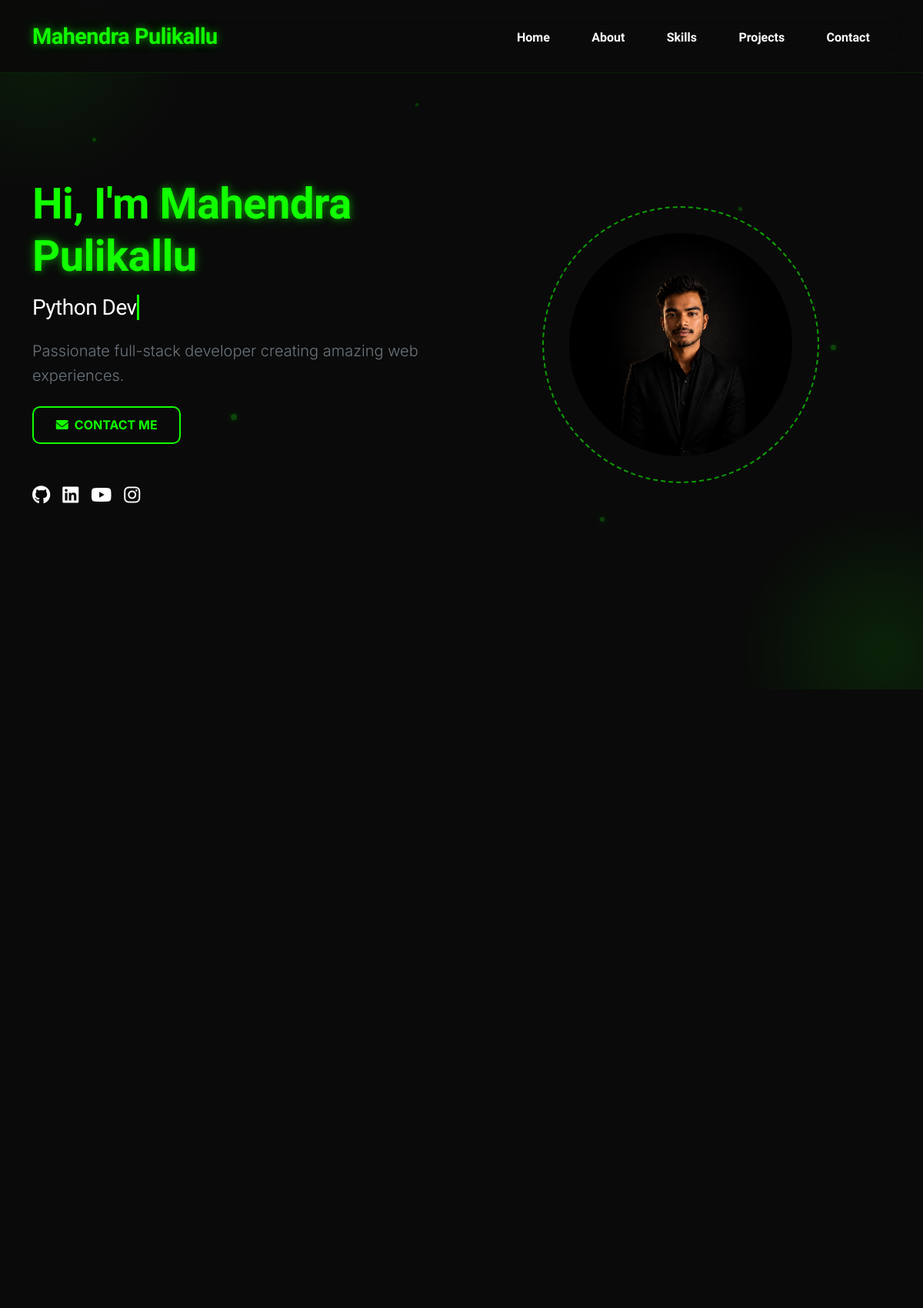
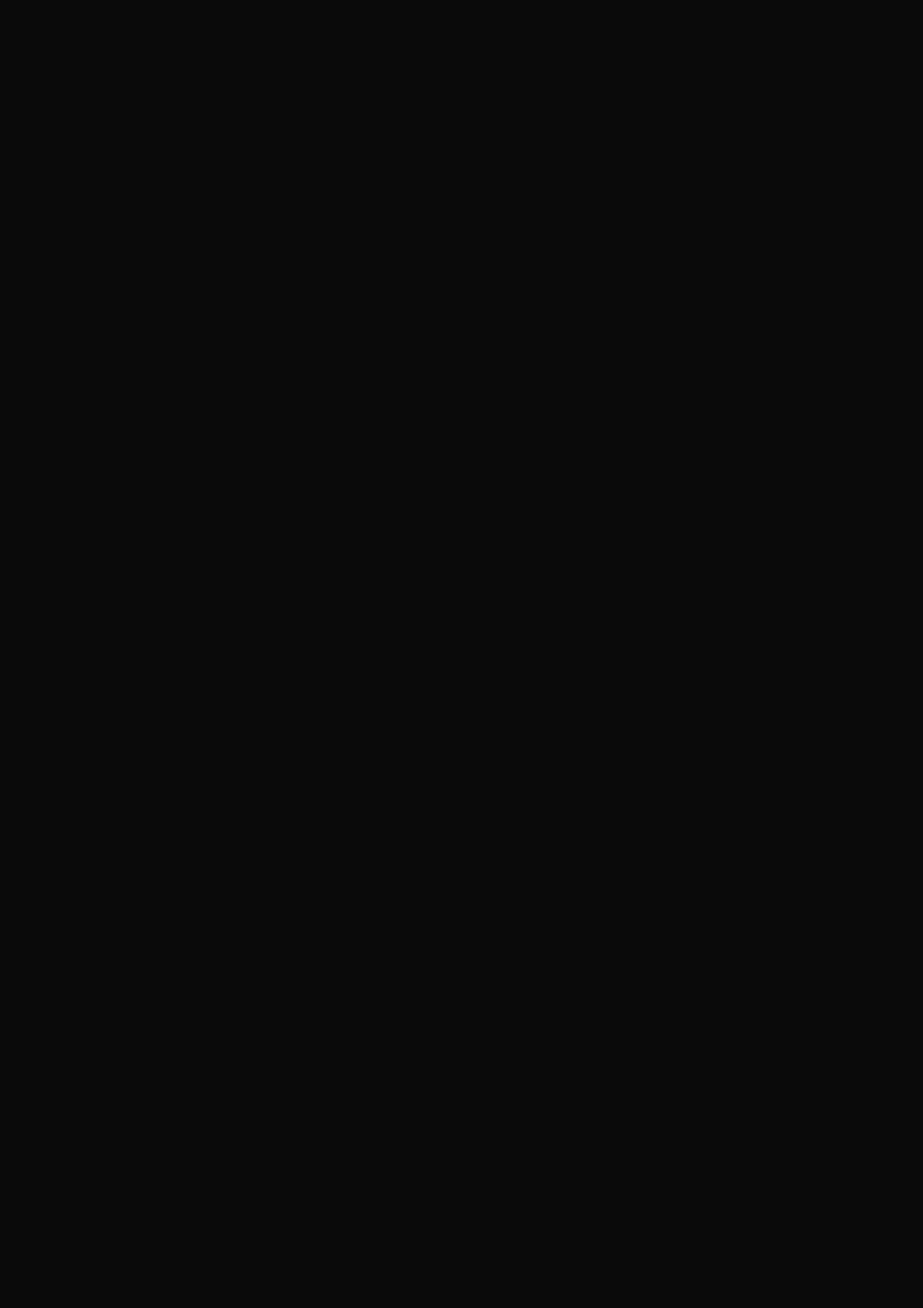
The page / (upper part) on the database its author committed (2 pictures, top to bottom).
### user/models.py (models this page shows, shortened)
class Profile(models.Model):
    name = models.CharField(max_length=100)
    role_titles = models.JSONField(default=list, help_text="List of role titles for animation")
    bio = models.TextField()
    profile_image = models.ImageField(upload_to='profile/', blank=True, null=True)
    email = models.EmailField()
    phone = models.CharField(max_length=20, blank=True)
    location = models.CharField(max_length=100, blank=True)
    created_at = models.DateTimeField(default=timezone.now)
    updated_at = models.DateTimeField(auto_now=True)
    class Meta:
        verbose_name = 'Profile'
        verbose_name_plural = 'Profiles'

class SocialLink(models.Model):
    platform_name = models.CharField(max_length=50)
    url = models.URLField()
    icon = models.CharField(max_length=50, blank=True, help_text="FontAwesome icon class")
    order = models.PositiveIntegerField(default=0)
    class Meta:
        ordering = ['order']

### user/views.py (the view)
# urls.py: path('', views.index, name='index'),
def index(request):
    profile = Profile.objects.filter(pk=1).first() or Profile.objects.first()
    projects = Project.objects.filter(featured=True)
    skills = Skill.objects.all()
    social_links = SocialLink.objects.all()
    active_resume = Resume.objects.filter(is_active=True).first()
    skills_by_category = {}
    for skill in skills:
        if skill.category not in skills_by_category:
            skills_by_category[skill.category] = []
        skills_by_category[skill.category].append(skill)
    context = {
        'profile': profile,
        'projects': projects,
        'skills_by_category': skills_by_category,
        'social_links': social_links,
        'active_resume': active_resume,
        'contact_form': ContactForm(),
    }
    return render(request, 'user/index.html', context)

### templates/user/index.html (shortened to what this page needs)
{% extends 'base.html' %}
{% load static %}
{% block content %}
<nav class="navbar navbar-expand-lg navbar-dark fixed-top">
    <div class="container">
        <a class="navbar-brand text-green neon-text-glow" href="#home">{{ profile.name|default:"mahendra pulikallu" }}</a>
        <div class="collapse navbar-collapse" id="navbarNav">
            <ul class="navbar-nav ms-auto">
                <li class="nav-item"><a class="nav-link text-white fw-bold" href="#home">Home</a></li>
                <li class="nav-item"><a class="nav-link text-white fw-bold" href="#about">About</a></li>
                <li class="nav-item"><a class="nav-link text-white fw-bold" href="#skills">Skills</a></li>
                <li class="nav-item"><a class="nav-link text-white fw-bold" href="#projects">Projects</a></li>
                <li class="nav-item"><a class="nav-link text-white fw-bold" href="#contact">Contact</a></li>
            </ul>
        </div>
    </div>
</nav>
<section id="home" class="hero-section py-5">
    <div class="floating-particles" id="particleContainer">
        <div class="particle" style="width: 5px; height: 5px; left: 10%; top: 20%; animation-duration: 6s; animation-delay: 0s;"></div>
        <div class="particle" style="width: 8px; height: 8px; left: 25%; top: 60%; animation-duration: 9s; animation-delay: 2s;"></div>
        <div class="particle" style="width: 4px; height: 4px; left: 45%; top: 15%; animation-duration: 7s; animation-delay: 1s;"></div>
        <div class="particle" style="width: 6px; height: 6px; left: 65%; top: 75%; animation-duration: 8s; animation-delay: 3s;"></div>
        <div class="particle" style="width: 5px; height: 5px; left: 80%; top: 30%; animation-duration: 10s; animation-delay: 0.5s;"></div>
        <div class="particle" style="width: 7px; height: 7px; left: 90%; top: 50%; animation-duration: 11s; animation-delay: 4s;"></div>
    </div>
    <div class="container relative-z-2">
        <div class="row align-items-center min-vh-100">
            <div class="col-lg-6 hero-content fade-in">
                <h1 class="display-4 fw-bold mb-3">Hi, I'm <span class="text-green neon-text-glow">{{ profile.name|default:"Mahendra Pulikallu" }}</span></h1>
                <h2 class="h3 mb-4">
                    <span id="role-text" class="typing-animation text-white"></span>
                </h2>
                <p class="lead mb-4 text-muted">{{ profile.bio|default:"Passionate full-stack developer creating amazing web experiences." }}</p>
                <div class="d-flex gap-3 mb-5">
                    <a href="#contact" class="btn-outline-green text-center d-inline-block">
                        <i class="fas fa-envelope me-2"></i>Contact Me
                    </a>
                </div>
                <div class="social-links d-flex gap-3">
                    {% for link in social_links %}
                        <a href="{{ link.url }}" target="_blank" class="text-white fs-4 social-link" style="transition: var(--transition);">
                            <i class="{{ link.icon|default:'fas fa-link' }}"></i>
                        </a>
                    {% endfor %}
                </div>
            </div>
            <div class="col-lg-6 text-center fade-in mt-5 mt-lg-0 d-flex justify-content-center align-items-center">
                <div class="position-relative d-inline-flex justify-content-center align-items-center" style="width: 360px; height: 360px;">
                    <div class="profile-image-container position-relative rounded-circle overflow-hidden z-3" style="width: 290px; height: 290px; background: transparent;">
                        {% if profile.profile_image %}
                            <img src="{{ profile.profile_image.url }}?v={{ profile.updated_at|date:"U" }}" alt="{{ profile.name }}" class="profile-image w-100 h-100" style="object-fit: cover;">
                        {% else %}
                            <div class="bg-card text-green d-flex align-items-center justify-content-center w-100 h-100" style="font-size: 5rem;">
                                <i class="fas fa-user"></i>
                            </div>
                        {% endif %}
                    </div>
                </div>
            </div>
        </div>
    </div>
</section>
<section id="about" class="py-5">
    <div class="container">
        <div class="row align-items-center">
        </div>
    </div>
</section>
<section id="skills" class="py-5">
    <div class="container">
        <div class="row justify-content-center">
            {% for category, skills_list in skills_by_category.items %}
                <div class="col-lg-4 col-md-6 mb-4">
                </div>
            {% empty %}
                <div class="col-12 text-center">
                    <p class="text-muted">No skills added yet.</p>
                </div>
            {% endfor %}
        </div>
    </div>
</section>
<section id="projects" class="py-5">
    <div class="container">
        <div class="row" id="projectsContainer">
        </div>
    </div>
</section>
<section id="contact" class="py-5">
    <div class="container">
        <div class="row justify-content-center">
            <div class="col-lg-8">
            </div>
        </div>
    </div>
</section>
{% endblock %}

### static/css/style.css (style rules this page uses)
:root { --primary-color: #12ff00; --bg-dark: #0a0a0a; --bg-card: #141414; --text-main: #ffffff; --text-muted: #a0a0a0; --transition: all 0.4s cubic-bezier(0.175, 0.885, 0.32, 1.275); --font-heading: 'Lexend', sans-serif; --font-body: 'Inter', sans-serif; }
body { background-color: var(--bg-dark); color: var(--text-main); font-family: var(--font-body); line-height: 1.6; overflow-x: hidden; }
h1, h2, h3, h4, h5, h6 { color: var(--primary-color); font-family: var(--font-heading); font-weight: 700; letter-spacing: -0.5px; }
.text-green { color: var(--primary-color) !important; }
.navbar { background: rgba(10, 10, 10, 0.9) !important; backdrop-filter: blur(20px); border-bottom: 1px solid rgba(18, 255, 0, 0.1); padding: 1.2rem 0; transition: var(--transition); }
.navbar-brand { font-family: var(--font-heading) !important; font-weight: 800 !important; font-size: 1.8rem !important; color: var(--primary-color) !important; text-shadow: 0 0 15px rgba(18, 255, 0, 0.4); letter-spacing: -0.5px; }
.navbar-nav .nav-link { font-family: var(--font-heading) !important; color: #ffffff !important; font-weight: 600; margin: 0 1.2rem; transition: var(--transition); position: relative; padding-bottom: 5px; }
.navbar-nav .nav-link::after { content: ''; position: absolute; bottom: -2px; left: 50%; width: 0; height: 2px; background-color: var(--primary-color); box-shadow: 0 0 10px var(--primary-color), 0 0 5px var(--primary-color); transition: width 0.3s ease, left 0.3s ease; }
.fade-in { opacity: 0; transform: translateY(20px); transition: all 0.6s ease; }
.fade-in.animate { opacity: 1; transform: translateY(0); }
section { padding: 100px 0; background-color: var(--bg-dark) !important; }
.hero-section { position: relative; overflow: hidden; background-color: var(--bg-dark); }
.neon-text-glow { text-shadow: 0 0 10px rgba(18, 255, 0, 0.5), 0 0 20px rgba(18, 255, 0, 0.2); }
.typing-animation { border-right: 3px solid var(--primary-color); animation: blink-caret 0.75s step-end infinite; }
.floating-particles { position: absolute; top: 0; left: 0; width: 100%; height: 100%; pointer-events: none; z-index: 1; }
.particle { position: absolute; background: rgba(18, 255, 0, 0.2); border-radius: 50%; filter: drop-shadow(0 0 5px var(--primary-color)); animation: float-particle 8s ease-in-out infinite; }
.btn-outline-green { border: 2px solid var(--primary-color); color: var(--primary-color); background: transparent; padding: 0.6rem 1.8rem; border-radius: 10px; font-weight: 700; text-transform: uppercase; transition: var(--transition); text-decoration: none !important; }

### templates/user/index.html (style rules this page uses)
.relative-z-2 { position: relative; z-index: 2; }
.hero-section::after { content: ''; position: absolute; bottom: -150px; right: -150px; width: 400px; height: 400px; background: radial-gradient(circle, rgba(18, 255, 0, 0.1) 0%, rgba(18, 255, 0, 0) 70%); z-index: 1; pointer-events: none; }
.hero-section::before { content: ''; position: absolute; top: -150px; left: -150px; width: 400px; height: 400px; background: radial-gradient(circle, rgba(18, 255, 0, 0.08) 0%, rgba(18, 255, 0, 0) 70%); z-index: 1; pointer-events: none; }

### rows shown on the page
Profile: name "Mahendra Pulikallu", bio "Passionate full-stack developer creating amazing web experiences.", profile_image (picture)
